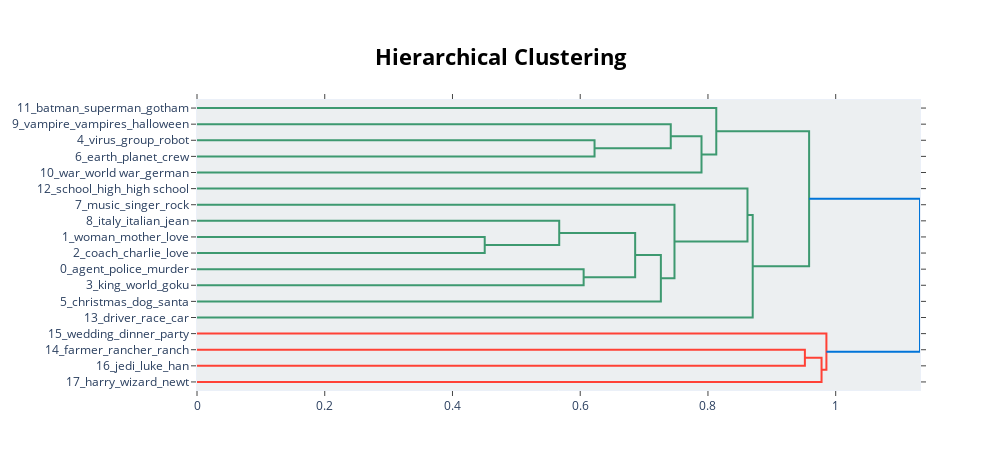

Notebook source saved alongside this figure:
### Code cell
fig_hierarchy = topic_model.visualize_hierarchy()
fig_hierarchy.show()

### Figure 1 — Plotly figure (JSON) as saved in the notebook; plotly's stock layout.template omitted (floating-point values rounded to 4 significant figures)
{"data": [{"hoverinfo": "text", "marker": {"color": "rgb(61,153,112)"}, "mode": "lines", "type": "scatter", "x": [0.0, 0.6224, 0.6224, 0.0], "xaxis": "x", "y": [-25.0, -25.0, -35.0, -35.0], "yaxis": "y"}, {"hoverinfo": "text", "marker": {"color": "rgb(61,153,112)"}, "mode": "lines", "type": "scatter", "x": [0.0, 0.7418, 0.7418, 0.6224], "xaxis": "x", "y": [-15.0, -15.0, -30.0, -30.0], "yaxis": "y"}, {"hoverinfo": "text", "marker": {"color": "rgb(61,153,112)"}, "mode": "lines", "type": "scatter", "x": [0.7418, 0.7899, 0.7899, 0.0], "xaxis": "x", "y": [-22.5, -22.5, -45.0, -45.0], "yaxis": "y"}, {"hoverinfo": "text", "marker": {"color": "rgb(61,153,112)"}, "mode": "lines", "type": "scatter", "x": [0.0, 0.813, 0.813, 0.7899], "xaxis": "x", "y": [-5.0, -5.0, -33.75, -33.75], "yaxis": "y"}, {"hoverinfo": "text", "marker": {"color": "rgb(61,153,112)"}, "mode": "lines", "type": "scatter", "x": [0.0, 0.4505, 0.4505, 0.0], "xaxis": "x", "y": [-85.0, -85.0, -95.0, -95.0], "yaxis": "y"}, {"hoverinfo": "text", "marker": {"color": "rgb(61,153,112)"}, "mode": "lines", "type": "scatter", "x": [0.0, 0.5671, 0.5671, 0.4505], "xaxis": "x", "y": [-75.0, -75.0, -90.0, -90.0], "yaxis": "y"}, {"hoverinfo": "text", "marker": {"color": "rgb(61,153,112)"}, "mode": "lines", "type": "scatter", "x": [0.0, 0.6054, 0.6054, 0.0], "xaxis": "x", "y": [-105.0, -105.0, -115.0, -115.0], "yaxis": "y"}, {"hoverinfo": "text", "marker": {"color": "rgb(61,153,112)"}, "mode": "lines", "type": "scatter", "x": [0.5671, 0.686, 0.686, 0.6054], "xaxis": "x", "y": [-82.5, -82.5, -110.0, -110.0], "yaxis": "y"}, {"hoverinfo": "text", "marker": {"color": "rgb(61,153,112)"}, "mode": "lines", "type": "scatter", "x": [0.686, 0.7263, 0.7263, 0.0], "xaxis": "x", "y": [-96.25, -96.25, -125.0, -125.0], "yaxis": "y"}, {"hoverinfo": "text", "marker": {"color": "rgb(61,153,112)"}, "mode": "lines", "type": "scatter", "x": [0.0, 0.7476, 0.7476, 0.7263], "xaxis": "x", "y": [-65.0, -65.0, -110.6, -110.6], "yaxis": "y"}, {"hoverinfo": "text", "marker": {"color": "rgb(61,153,112)"}, "mode": "lines", "type": "scatter", "x": [0.0, 0.8619, 0.8619, 0.7476], "xaxis": "x", "y": [-55.0, -55.0, -87.81, -87.81], "yaxis": "y"}, {"hoverinfo": "text", "marker": {"color": "rgb(61,153,112)"}, "mode": "lines", "type": "scatter", "x": [0.8619, 0.8701, 0.8701, 0.0], "xaxis": "x", "y": [-71.41, -71.41, -135.0, -135.0], "yaxis": "y"}, {"hoverinfo": "text", "marker": {"color": "rgb(61,153,112)"}, "mode": "lines", "type": "scatter", "x": [0.813, 0.9584, 0.9584, 0.8701], "xaxis": "x", "y": [-19.38, -19.38, -103.2, -103.2], "yaxis": "y"}, {"hoverinfo": "text", "marker": {"color": "rgb(255,65,54)"}, "mode": "lines", "type": "scatter", "x": [0.0, 0.9518, 0.9518, 0.0], "xaxis": "x", "y": [-155.0, -155.0, -165.0, -165.0], "yaxis": "y"}, {"hoverinfo": "text", "marker": {"color": "rgb(255,65,54)"}, "mode": "lines", "type": "scatter", "x": [0.9518, 0.9779, 0.9779, 0.0], "xaxis": "x", "y": [-160.0, -160.0, -175.0, -175.0], "yaxis": "y"}, {"hoverinfo": "text", "marker": {"color": "rgb(255,65,54)"}, "mode": "lines", "type": "scatter", "x": [0.0, 0.9855, 0.9855, 0.9779], "xaxis": "x", "y": [-145.0, -145.0, -167.5, -167.5], "yaxis": "y"}, {"hoverinfo": "text", "marker": {"color": "rgb(0,116,217)"}, "mode": "lines", "type": "scatter", "x": [0.9584, 1.132, 1.132, 0.9855], "xaxis": "x", "y": [-61.29, -61.29, -156.2, -156.2], "yaxis": "y"}], "layout": {"autosize": false, "height": 470, "hoverlabel": {"bgcolor": "white", "font": {"family": "Rockwell", "size": 16}}, "hovermode": "closest", "plot_bgcolor": "#ECEFF1", "showlegend": false, "title": {"font": {"color": "Black", "size": 22}, "text": "<b>Hierarchical Clustering</b>", "x": 0.5, "xanchor": "center", "yanchor": "top"}, "width": 1000, "xaxis": {"mirror": "allticks", "rangemode": "tozero", "showgrid": false, "showline": true, "showticklabels": true, "ticks": "outside", "type": "linear", "zeroline": false}, "yaxis": {"mirror": "allticks", "range": [-180, 0], "rangemode": "tozero", "showgrid": false, "showline": true, "showticklabels": true, "tickmode": "array", "ticks": "outside", "ticktext": ["11_batman_superman_gotham", "9_vampire_vampires_halloween", "4_virus_group_robot", "6_earth_planet_crew", "10_war_world war_german", "12_school_high_high school", "7_music_singer_rock", "8_italy_italian_jean", "1_woman_mother_love", "2_coach_charlie_love", "0_agent_police_murder", "3_king_world_goku", "5_christmas_dog_santa", "13_driver_race_car", "15_wedding_dinner_party", "14_farmer_rancher_ranch", "16_jedi_luke_han", "17_harry_wizard_newt"], "tickvals": [-5, -15, -25, -35, -45, -55, -65, -75, -85, -95, -105, -115, -125, -135, -145, -155, -165, -175], "type": "linear", "zeroline": false}}}
